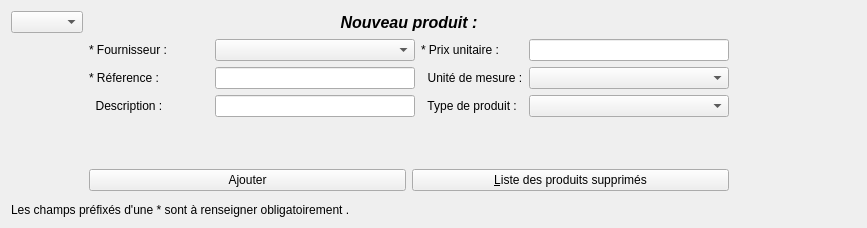
          <widget class="QWidget" name="tab_3">
           <attribute name="title">
            <string>Nouveau produit</string>
           </attribute>
           <layout class="QGridLayout" name="gridLayout_24">
            <item row="0" column="0">
             <layout class="QGridLayout" name="gridLayout_11">
              <item row="1" column="3">
               <spacer name="horizontalSpacer_30">
                <property name="orientation">
                 <enum>Qt::Horizontal</enum>
                </property>
                <property name="sizeHint" stdset="0">
                 <size>
                  <width>40</width>
                  <height>20</height>
                 </size>
                </property>
               </spacer>
              </item>
              <item row="0" column="3">
               <spacer name="horizontalSpacer_2">
                <property name="orientation">
                 <enum>Qt::Horizontal</enum>
                </property>
                <property name="sizeHint" stdset="0">
                 <size>
                  <width>127</width>
                  <height>20</height>
                 </size>
                </property>
               </spacer>
              </item>
              <item row="0" column="1" colspan="2">
               <widget class="QLabel" name="label_5">
                <property name="font">
                 <font>
                  <pointsize>12</pointsize>
                  <weight>75</weight>
                  <italic>true</italic>
                  <bold>true</bold>
                 </font>
                </property>
                <property name="text">
                 <string>Nouveau produit :</string>
                </property>
                <property name="alignment">
                 <set>Qt::AlignCenter</set>
                </property>
               </widget>
              </item>
              <item row="1" column="1" colspan="2">
               <layout class="QGridLayout" name="gridLayout_12">
                <item row="0" column="0">
                 <widget class="QLabel" name="label_11">
                  <property name="minimumSize">
                   <size>
                    <width>120</width>
                    <height>0</height>
                   </size>
                  </property>
                  <property name="text">
                   <string>* Fournisseur :</string>
                  </property>
                 </widget>
                </item>
                <item row="0" column="2">
                 <widget class="QLabel" name="label_15">
                  <property name="text">
                   <string>* Prix unitaire :</string>
                  </property>
                 </widget>
                </item>
                <item row="0" column="3">
                 <widget class="QLineEdit" name="lineEdit_Ajout_PU_Prod">
                  <property name="minimumSize">
                   <size>
                    <width>200</width>
                    <height>0</height>
                   </size>
                  </property>
                 </widget>
                </item>
                <item row="1" column="0">
                 <widget class="QLabel" name="label_16">
                  <property name="text">
                   <string>* Réference :</string>
                  </property>
                 </widget>
                </item>
                <item row="1" column="1">
                 <widget class="QLineEdit" name="lineEdit_Ajout_Ref_Prod"/>
                </item>
                <item row="1" column="2">
                 <widget class="QLabel" name="label_17">
                  <property name="text">
                   <string>  Unité de mesure :</string>
                  </property>
                 </widget>
                </item>
                <item row="2" column="0">
                 <widget class="QLabel" name="label_18">
                  <property name="text">
                   <string>  Description :</string>
                  </property>
                 </widget>
                </item>
                <item row="2" column="1">
                 <widget class="QLineEdit" name="lineEdit_Ajout_Nom_Prod"/>
                </item>
                <item row="2" column="2">
                 <widget class="QLabel" name="label_19">
                  <property name="text">
                   <string>  Type de produit :</string>
                  </property>
                 </widget>
                </item>
                <item row="0" column="1">
                 <widget class="QComboBox" name="comboBox_Ajout_Fourni_Prod">
                  <property name="minimumSize">
                   <size>
                    <width>200</width>
                    <height>0</height>
                   </size>
                  </property>
                 </widget>
                </item>
                <item row="1" column="3">
                 <widget class="QComboBox" name="comboBox_Ajout_UM_Prod">
                  <property name="minimumSize">
                   <size>
                    <width>200</width>
                    <height>0</height>
                   </size>
                  </property>
                 </widget>
                </item>
                <item row="2" column="3">
                 <widget class="QComboBox" name="comboBox_Ajout_Type_Prod"/>
                </item>
               </layout>
              </item>
              <item row="1" column="0" rowspan="3">
               <spacer name="horizontalSpacer_21">
                <property name="orientation">
                 <enum>Qt::Horizontal</enum>
                </property>
                <property name="sizeHint" stdset="0">
                 <size>
                  <width>40</width>
                  <height>20</height>
                 </size>
                </property>
               </spacer>
              </item>
              <item row="3" column="1">
               <widget class="QPushButton" name="pushButton_Ajout_Prod">
                <property name="text">
                 <string>Ajouter</string>
                </property>
               </widget>
              </item>
              <item row="3" column="2">
               <widget class="QPushButton" name="pushButton_Prod_suppr">
                <property name="text">
                 <string>&amp;Liste des produits supprimés</string>
                </property>
               </widget>
              </item>
              <item row="2" column="1">
               <spacer name="verticalSpacer_11">
                <property name="orientation">
                 <enum>Qt::Vertical</enum>
                </property>
                <property name="sizeHint" stdset="0">
                 <size>
                  <width>20</width>
                  <height>40</height>
                 </size>
                </property>
               </spacer>
              </item>
              <item row="0" column="0">
               <widget class="QComboBox" name="comboBox_Num_Fourni_New_Prod"/>
              </item>
             </layout>
            </item>
            <item row="1" column="0">
             <widget class="Line" name="line_3">
              <property name="windowModality">
               <enum>Qt::WindowModal</enum>
              </property>
              <property name="sizePolicy">
               <sizepolicy hsizetype="Expanding" vsizetype="Ignored">
                <horstretch>40</horstretch>
                <verstretch>0</verstretch>
               </sizepolicy>
              </property>
              <property name="minimumSize">
               <size>
                <width>500</width>
                <height>0</height>
               </size>
              </property>
              <property name="orientation">
               <enum>Qt::Horizontal</enum>
              </property>
             </widget>
            </item>
            <item row="2" column="0">
             <widget class="QLabel" name="label_35">
              <property name="text">
               <string>Les champs préfixés d'une * sont à renseigner obligatoirement .</string>
              </property>
             </widget>
            </item>
           </layout>
          </widget>
